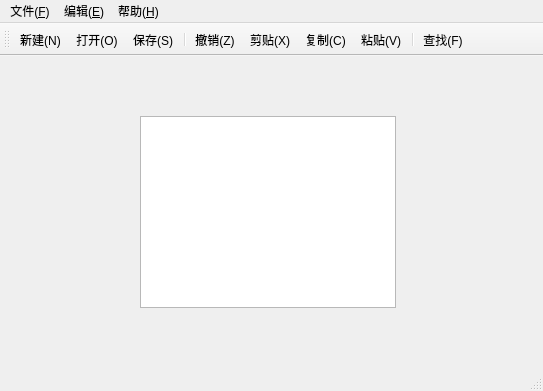
<?xml version="1.0" encoding="UTF-8"?>
<ui version="4.0">
 <class>MainWindow</class>
 <widget class="QMainWindow" name="MainWindow">
  <property name="geometry">
   <rect>
    <x>0</x>
    <y>0</y>
    <width>543</width>
    <height>391</height>
   </rect>
  </property>
  <property name="windowTitle">
   <string>MainWindow</string>
  </property>
  <widget class="QWidget" name="centralWidget">
   <widget class="QTextEdit" name="textEdit">
    <property name="geometry">
     <rect>
      <x>140</x>
      <y>60</y>
      <width>256</width>
      <height>192</height>
     </rect>
    </property>
   </widget>
  </widget>
  <widget class="QMenuBar" name="menuBar">
   <property name="geometry">
    <rect>
     <x>0</x>
     <y>0</y>
     <width>543</width>
     <height>23</height>
    </rect>
   </property>
   <widget class="QMenu" name="menu_F">
    <property name="title">
     <string>文件(&amp;F)</string>
    </property>
    <addaction name="action_New"/>
    <addaction name="action_Open"/>
    <addaction name="action_Close"/>
    <addaction name="action_Save"/>
    <addaction name="action_SaveAs"/>
    <addaction name="action_Exit"/>
   </widget>
   <widget class="QMenu" name="menu_E">
    <property name="title">
     <string>编辑(&amp;E)</string>
    </property>
    <addaction name="action_Undo"/>
    <addaction name="action_Cut"/>
    <addaction name="action_Copy"/>
    <addaction name="action_Paste"/>
    <addaction name="action_Find"/>
   </widget>
   <widget class="QMenu" name="menu_H">
    <property name="title">
     <string>帮助(&amp;H)</string>
    </property>
    <addaction name="action"/>
   </widget>
   <addaction name="menu_F"/>
   <addaction name="menu_E"/>
   <addaction name="menu_H"/>
  </widget>
  <widget class="QToolBar" name="mainToolBar">
   <attribute name="toolBarArea">
    <enum>TopToolBarArea</enum>
   </attribute>
   <attribute name="toolBarBreak">
    <bool>false</bool>
   </attribute>
   <addaction name="action_New"/>
   <addaction name="action_Open"/>
   <addaction name="action_Save"/>
   <addaction name="separator"/>
   <addaction name="action_Undo"/>
   <addaction name="action_Cut"/>
   <addaction name="action_Copy"/>
   <addaction name="action_Paste"/>
   <addaction name="separator"/>
   <addaction name="action_Find"/>
  </widget>
  <widget class="QStatusBar" name="statusBar"/>
  <action name="action_New">
   <property name="icon">
    <iconset resource="myicon.qrc">
     <normaloff>:/myimages/images/d1.png</normaloff>:/myimages/images/d1.png</iconset>
   </property>
   <property name="text">
    <string>新建(&amp;N)</string>
   </property>
   <property name="statusTip">
    <string>新建文件</string>
   </property>
   <property name="shortcut">
    <string>Ctrl+N</string>
   </property>
  </action>
  <action name="action_Open">
   <property name="icon">
    <iconset resource="myicon.qrc">
     <normaloff>:/myimages/images/d10.png</normaloff>:/myimages/images/d10.png</iconset>
   </property>
   <property name="text">
    <string>打开(&amp;O)</string>
   </property>
   <property name="statusTip">
    <string>打开文件</string>
   </property>
   <property name="shortcut">
    <string>Ctrl+O</string>
   </property>
  </action>
  <action name="action_Close">
   <property name="icon">
    <iconset resource="myicon.qrc">
     <normaloff>:/myimages/images/d11.png</normaloff>:/myimages/images/d11.png</iconset>
   </property>
   <property name="text">
    <string>关闭(&amp;C)</string>
   </property>
   <property name="statusTip">
    <string>关闭文件</string>
   </property>
   <property name="shortcut">
    <string>Ctrl+W</string>
   </property>
  </action>
  <action name="action_Save">
   <property name="icon">
    <iconset resource="myicon.qrc">
     <normaloff>:/myimages/images/d12.png</normaloff>:/myimages/images/d12.png</iconset>
   </property>
   <property name="text">
    <string>保存(&amp;S)</string>
   </property>
   <property name="statusTip">
    <string>保存文件</string>
   </property>
   <property name="shortcut">
    <string>Ctrl+S</string>
   </property>
  </action>
  <action name="action_SaveAs">
   <property name="icon">
    <iconset resource="myicon.qrc">
     <normaloff>:/myimages/images/d13.png</normaloff>:/myimages/images/d13.png</iconset>
   </property>
   <property name="text">
    <string>另存为(&amp;A)</string>
   </property>
   <property name="statusTip">
    <string>另存文件</string>
   </property>
  </action>
  <action name="action_Exit">
   <property name="icon">
    <iconset resource="myicon.qrc">
     <normaloff>:/myimages/images/d14.png</normaloff>:/myimages/images/d14.png</iconset>
   </property>
   <property name="text">
    <string>退出(&amp;X)</string>
   </property>
   <property name="statusTip">
    <string>退出文本编辑器</string>
   </property>
   <property name="shortcut">
    <string>Ctrl+Q</string>
   </property>
  </action>
  <action name="action_Undo">
   <property name="icon">
    <iconset resource="myicon.qrc">
     <normaloff>:/myimages/images/d15.png</normaloff>:/myimages/images/d15.png</iconset>
   </property>
   <property name="text">
    <string>撤销(&amp;Z)</string>
   </property>
   <property name="statusTip">
    <string>撤销</string>
   </property>
   <property name="shortcut">
    <string>Ctrl+Z</string>
   </property>
  </action>
  <action name="action_Cut">
   <property name="icon">
    <iconset resource="myicon.qrc">
     <normaloff>:/myimages/images/d16.png</normaloff>:/myimages/images/d16.png</iconset>
   </property>
   <property name="text">
    <string>剪贴(&amp;X)</string>
   </property>
   <property name="statusTip">
    <string>剪贴</string>
   </property>
   <property name="shortcut">
    <string>Ctrl+X</string>
   </property>
  </action>
  <action name="action_Copy">
   <property name="icon">
    <iconset resource="myicon.qrc">
     <normaloff>:/myimages/images/d2.png</normaloff>:/myimages/images/d2.png</iconset>
   </property>
   <property name="text">
    <string>复制(&amp;C)</string>
   </property>
   <property name="statusTip">
    <string>复制</string>
   </property>
   <property name="shortcut">
    <string>Ctrl+C</string>
   </property>
  </action>
  <action name="action_Paste">
   <property name="icon">
    <iconset resource="myicon.qrc">
     <normaloff>:/myimages/images/d3.png</normaloff>:/myimages/images/d3.png</iconset>
   </property>
   <property name="text">
    <string>粘贴(&amp;V)</string>
   </property>
   <property name="statusTip">
    <string>粘贴</string>
   </property>
   <property name="shortcut">
    <string>Ctrl+V</string>
   </property>
  </action>
  <action name="action_Find">
   <property name="icon">
    <iconset resource="myicon.qrc">
     <normaloff>:/myimages/images/d4.png</normaloff>:/myimages/images/d4.png</iconset>
   </property>
   <property name="text">
    <string>查找(&amp;F)</string>
   </property>
   <property name="statusTip">
    <string>查找</string>
   </property>
   <property name="shortcut">
    <string>Ctrl+F</string>
   </property>
  </action>
  <action name="action">
   <property name="icon">
    <iconset resource="myicon.qrc">
     <normaloff>:/myimages/images/d5.png</normaloff>:/myimages/images/d5.png</iconset>
   </property>
   <property name="text">
    <string>版本说明</string>
   </property>
   <property name="shortcut">
    <string>Ctrl+H</string>
   </property>
  </action>
 </widget>
 <layoutdefault spacing="6" margin="11"/>
 <resources>
  <include location="myicon.qrc"/>
 </resources>
 <connections/>
</ui>
